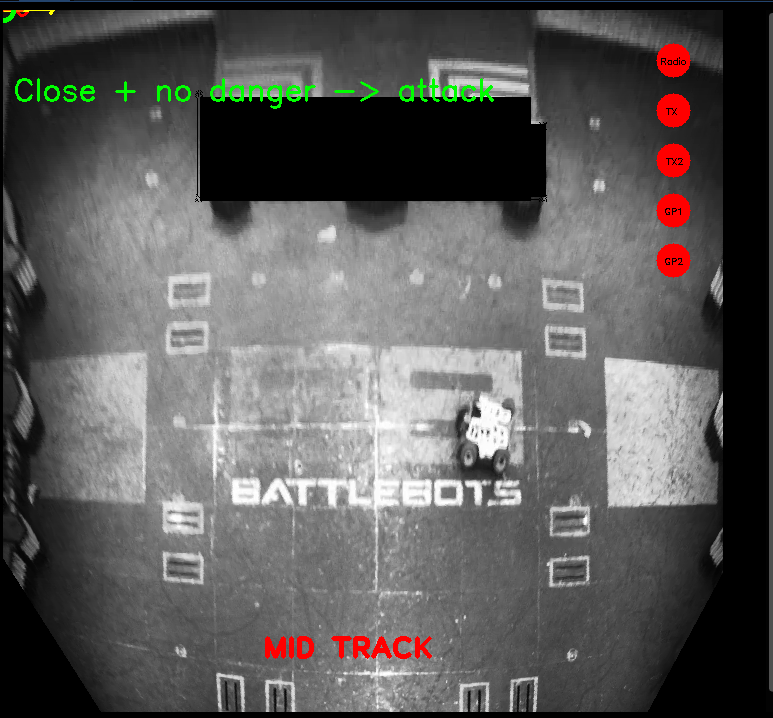
#> input picture entire_field.png, 773 x 718 px
$ python feature_matching_tracker.py
#> lines starting #> are read from the running program, lines starting #| are printed output that depends on the picture
import numpy as np
import cv2 as cv
from matplotlib import pyplot as plt
MIN_MATCH_COUNT = 10
img1 = cv.imread('entire_field.png', cv.IMREAD_GRAYSCALE)          # queryImage
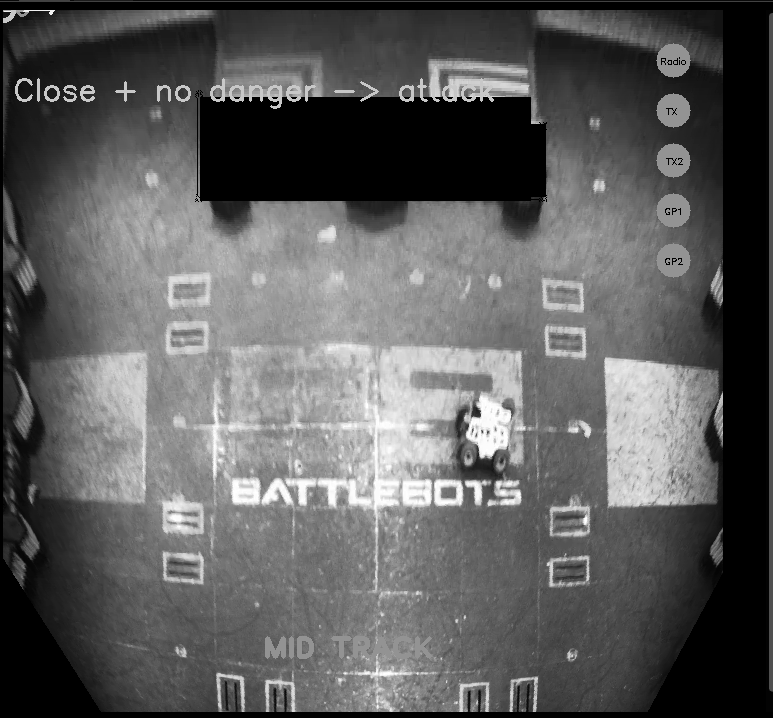
#> img1: shape (718, 773); min 0, max 255, mean 92.7
img2 = cv.imread('reference_images/up.png', cv.IMREAD_GRAYSCALE) # trainImage
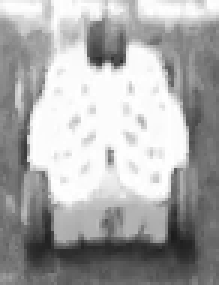
#> input picture reference_images/up.png, 73 x 95 px (shown 3 times larger)
#> img2 is the input picture: shape (95, 73); min 28, max 255, mean 169.7
# Initiate SIFT detector
sift = cv.SIFT_create()
# find the keypoints and descriptors with SIFT
kp1, des1 = sift.detectAndCompute(img1,None)
#> kp1 = 1871 keypoints; strongest (x, y, size): (51, 12, 3.2), (426, 100, 2.2), (438, 100, 2.2), (27, 11, 2)
kp2, des2 = sift.detectAndCompute(img2,None)
#> kp2 = 83 keypoints; strongest (x, y, size): (35, 16, 9.3), (39, 20, 3.5), (32, 19, 4.5), (37, 53, 1.9)
FLANN_INDEX_KDTREE = 1
index_params = dict(algorithm = FLANN_INDEX_KDTREE, trees = 5)
search_params = dict(checks = 50)
flann = cv.FlannBasedMatcher(index_params, search_params)
matches = flann.knnMatch(des1,des2,k=2)
#> matches = 1871 matches
# store all the good matches as per Lowe's ratio test.
good = []
for m,n in matches:
    if m.distance < 0.7*n.distance:
        good.append(m)
#> after the loop, good = 9 matches
if len(good)>MIN_MATCH_COUNT:
    src_pts = np.float32([ kp1[m.queryIdx].pt for m in good ]).reshape(-1,1,2)
    dst_pts = np.float32([ kp2[m.trainIdx].pt for m in good ]).reshape(-1,1,2)
    M, mask = cv.findHomography(src_pts, dst_pts, cv.RANSAC,5.0)
    matchesMask = mask.ravel().tolist()
    h,w = img1.shape
    pts = np.float32([ [0,0],[0,h-1],[w-1,h-1],[w-1,0] ]).reshape(-1,1,2)
    dst = cv.perspectiveTransform(pts,M)
    img2 = cv.polylines(img2,[np.int32(dst)],True,255,3, cv.LINE_AA)
else:
    print( "Not enough matches are found - {}/{}".format(len(good), MIN_MATCH_COUNT) )
#| Not enough matches are found - 9/10
    matchesMask = None
draw_params = dict(matchColor = (0,255,0), # draw matches in green color
                   singlePointColor = None,
                   matchesMask = matchesMask, # draw only inliers
                   flags = 2)
img3 = cv.drawMatches(img1,kp1,img2,kp2,good,None,**draw_params)
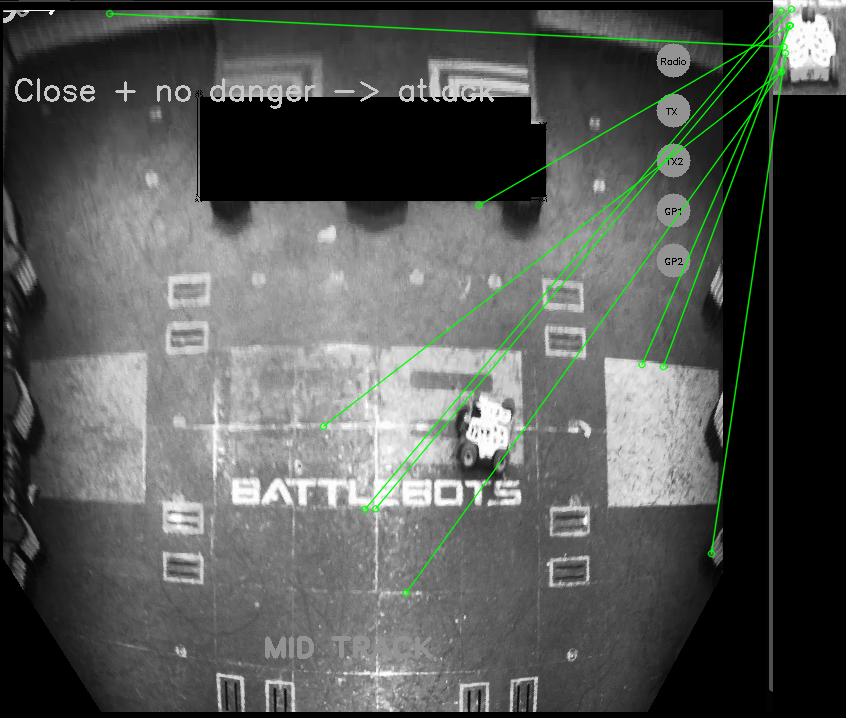
#> img3: shape (718, 846, 3); mean of channels 0, 1, 2 85.7, 88.4, 85.7; drawn as B, G, R
plt.imshow(img3, 'gray'),plt.show()
